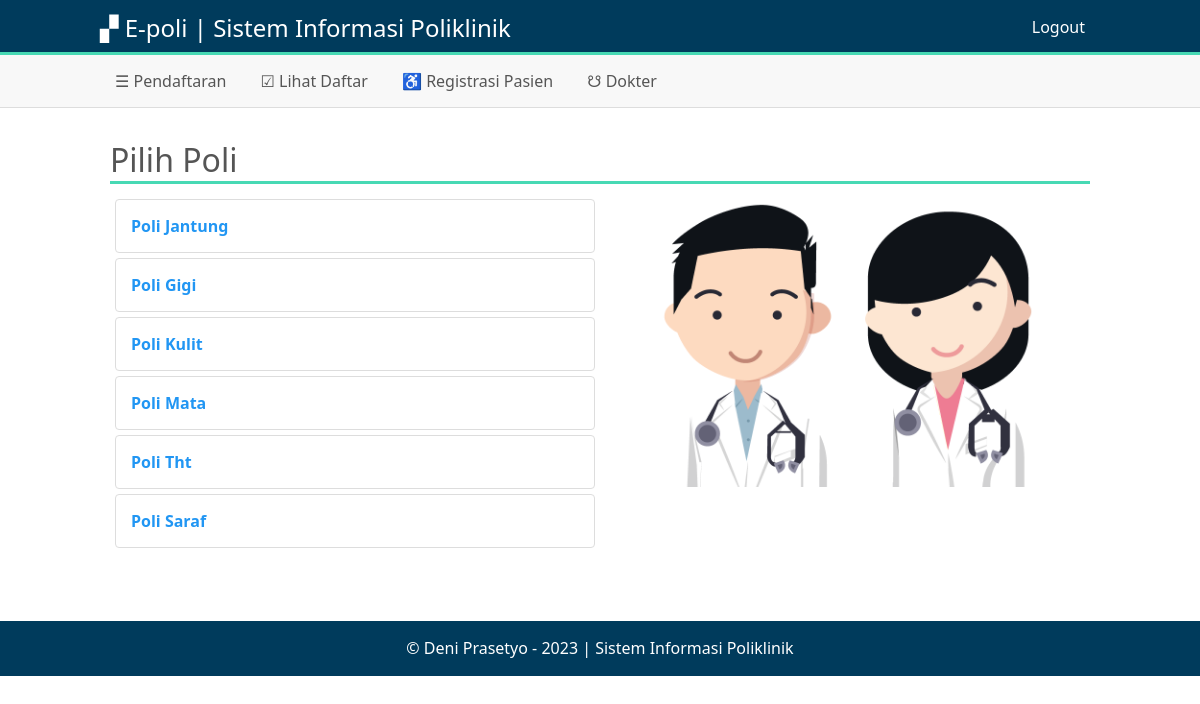
/operator/index.php (signed in), run on the app's committed database.
### tables this page shows
CREATE TABLE `poliklinik` (
  `id_poli` int(11) NOT NULL,
  `poli` varchar(20) NOT NULL,
  `kodeplk` varchar(15) NOT NULL
);

### Control.php (called while the page is built, shortened)
<?php
$link = mysqli_connect('localhost','root','','epoli');
function data($query){
	global $link;
	$result = mysqli_query($link,$query);
	return $result;
}
?>

### operator/index.php (the view, shortened to what this page needs)
<?php
require_once 'view/view.php';
require_once '../Control.php';
$query = "SELECT * FROM poliklinik";
$dafpoli = data($query);
 ?>
<div class="konten">
	<div class="mainop">
		<div class="pilih">
			<h1>Pilih Poli</h1>
		</div>
		<div class="k2 padding">
		<?php while($row = mysqli_fetch_assoc($dafpoli)){ ?>
			<a href="daftar.php?id=<?= $row['id_poli'] ?>">
				<div class="dafpoli border">
					Poli <?= $row['poli'] ?>
				</div>
			</a>
		<?php } ?>
		</div>
		<div class="k2 padding">
			<div class="pilimg">
				<img src="../asset/dokter.png" alt="">
			</div>
		</div>
	</div>
</div>

### style.css (style rules this page uses)
* { margin: 0; padding: 0; font-family: 'Century Gothic', 'Segoe UI', sans-serif; box-sizing: border-box; text-decoration: none; font-weight: normal; }
body { background: #fff; font-size: 16px; color: #555; }
.konten { width: 1000px; margin: 0 auto; }
nav, h1, h2, h3, h4, p, b { display: block; }
.k2, .k3, .k4 { float: left; }
.k2 { width: 50%; }
.padding { padding: 5px; }
.border { border: 1px solid #ddd; }
.mainop { background: #fff; min-height: 473px; padding: 10px; width: 100%; margin-bottom: 20px; }
.pilih { border-bottom: 3px solid #47D9B4; margin-bottom: 10px; }
.dafpoli { padding: 15px; font-size: 1em; color: #2196f3; border-radius: 4px; font-weight: bold; margin-bottom: 5px; }
.pilimg { width: 80%; height: auto; margin: 0 auto; }
.pilimg img { width: 100%; }

### data on the page
poliklinik: poli "Jantung"
poliklinik: poli "Gigi"
poliklinik: poli "Kulit"
poliklinik: poli "Mata"
poliklinik: poli "Tht"
poliklinik: poli "Saraf"
